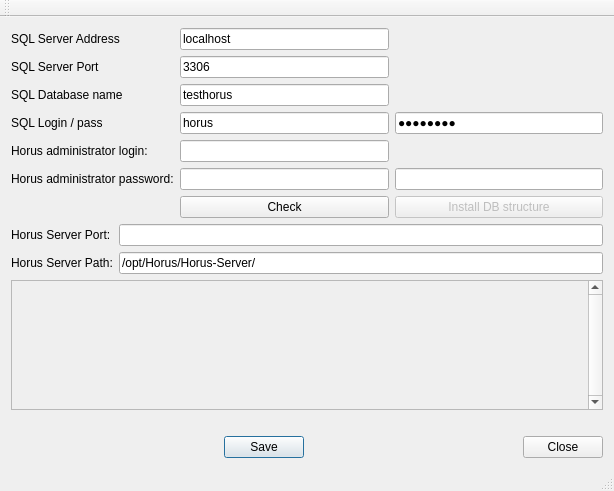
<?xml version="1.0" encoding="UTF-8"?>
<ui version="4.0">
 <class>MainWindowClass</class>
 <widget class="QMainWindow" name="MainWindowClass">
  <property name="geometry">
   <rect>
    <x>0</x>
    <y>0</y>
    <width>614</width>
    <height>491</height>
   </rect>
  </property>
  <property name="windowTitle">
   <string>Horus Server Configuration utility</string>
  </property>
  <property name="dockNestingEnabled">
   <bool>true</bool>
  </property>
  <widget class="QWidget" name="centralWidget">
   <property name="sizePolicy">
    <sizepolicy hsizetype="Expanding" vsizetype="Expanding">
     <horstretch>0</horstretch>
     <verstretch>0</verstretch>
    </sizepolicy>
   </property>
   <layout class="QGridLayout" name="gridLayout_3">
    <item row="0" column="0">
     <layout class="QGridLayout" name="gridLayout">
      <property name="sizeConstraint">
       <enum>QLayout::SetNoConstraint</enum>
      </property>
      <item row="0" column="2">
       <widget class="QLabel" name="label">
        <property name="text">
         <string>SQL Server Address</string>
        </property>
       </widget>
      </item>
      <item row="0" column="3">
       <widget class="QLineEdit" name="lineEdit">
        <property name="text">
         <string>localhost</string>
        </property>
       </widget>
      </item>
      <item row="1" column="3">
       <widget class="QLineEdit" name="lineEdit_2">
        <property name="text">
         <string>3306</string>
        </property>
       </widget>
      </item>
      <item row="2" column="3">
       <widget class="QLineEdit" name="lineEdit_3">
        <property name="text">
         <string>testhorus</string>
        </property>
       </widget>
      </item>
      <item row="3" column="3">
       <widget class="QLineEdit" name="lineEdit_4">
        <property name="text">
         <string>horus</string>
        </property>
       </widget>
      </item>
      <item row="1" column="2">
       <widget class="QLabel" name="label_3">
        <property name="text">
         <string>SQL Server Port</string>
        </property>
       </widget>
      </item>
      <item row="2" column="2">
       <widget class="QLabel" name="label_4">
        <property name="text">
         <string>SQL Database name</string>
        </property>
       </widget>
      </item>
      <item row="3" column="2">
       <widget class="QLabel" name="label_5">
        <property name="text">
         <string>SQL Login / pass</string>
        </property>
       </widget>
      </item>
      <item row="3" column="4">
       <widget class="QLineEdit" name="lineEdit_9">
        <property name="text">
         <string>horuspwd</string>
        </property>
        <property name="echoMode">
         <enum>QLineEdit::Password</enum>
        </property>
       </widget>
      </item>
      <item row="6" column="3">
       <widget class="QPushButton" name="pushButton">
        <property name="text">
         <string>Check</string>
        </property>
        <property name="autoDefault">
         <bool>false</bool>
        </property>
        <property name="default">
         <bool>false</bool>
        </property>
        <property name="flat">
         <bool>false</bool>
        </property>
       </widget>
      </item>
      <item row="6" column="2">
       <widget class="QLabel" name="label_2">
        <property name="text">
         <string/>
        </property>
       </widget>
      </item>
      <item row="4" column="2">
       <widget class="QLabel" name="label_7">
        <property name="text">
         <string>Horus administrator login:</string>
        </property>
       </widget>
      </item>
      <item row="4" column="3">
       <widget class="QLineEdit" name="lineEdit_14"/>
      </item>
      <item row="5" column="2">
       <widget class="QLabel" name="label_10">
        <property name="text">
         <string>Horus administrator password:</string>
        </property>
       </widget>
      </item>
      <item row="5" column="3">
       <widget class="QLineEdit" name="lineEdit_11">
        <property name="echoMode">
         <enum>QLineEdit::Password</enum>
        </property>
       </widget>
      </item>
      <item row="5" column="4">
       <widget class="QLineEdit" name="lineEdit_15">
        <property name="echoMode">
         <enum>QLineEdit::Password</enum>
        </property>
       </widget>
      </item>
      <item row="6" column="4">
       <widget class="QPushButton" name="pushButton_4">
        <property name="enabled">
         <bool>false</bool>
        </property>
        <property name="text">
         <string>Install DB structure</string>
        </property>
       </widget>
      </item>
     </layout>
    </item>
    <item row="5" column="0">
     <layout class="QGridLayout" name="gridLayout_4">
      <item row="2" column="0">
       <widget class="QDialogButtonBox" name="buttonBox">
        <property name="standardButtons">
         <set>QDialogButtonBox::Save</set>
        </property>
       </widget>
      </item>
      <item row="1" column="0">
       <widget class="QLabel" name="label_6">
        <property name="text">
         <string/>
        </property>
       </widget>
      </item>
      <item row="2" column="1">
       <widget class="QDialogButtonBox" name="buttonBox_2">
        <property name="standardButtons">
         <set>QDialogButtonBox::Close</set>
        </property>
       </widget>
      </item>
     </layout>
    </item>
    <item row="3" column="0">
     <layout class="QGridLayout" name="gridLayout_2">
      <item row="3" column="1">
       <widget class="QLabel" name="label_9">
        <property name="text">
         <string>Horus Server Path:</string>
        </property>
       </widget>
      </item>
      <item row="2" column="2">
       <widget class="QLineEdit" name="lineEdit_13"/>
      </item>
      <item row="3" column="2">
       <widget class="QLineEdit" name="lineEdit_16">
        <property name="text">
         <string>/opt/Horus/Horus-Server/</string>
        </property>
       </widget>
      </item>
      <item row="2" column="1">
       <widget class="QLabel" name="label_11">
        <property name="text">
         <string>Horus Server Port:</string>
        </property>
       </widget>
      </item>
     </layout>
    </item>
    <item row="4" column="0">
     <layout class="QGridLayout" name="gridLayout_5">
      <item row="0" column="0">
       <widget class="QScrollArea" name="scrollArea">
        <property name="maximumSize">
         <size>
          <width>16777215</width>
          <height>16777215</height>
         </size>
        </property>
        <property name="midLineWidth">
         <number>1</number>
        </property>
        <property name="verticalScrollBarPolicy">
         <enum>Qt::ScrollBarAlwaysOn</enum>
        </property>
        <property name="horizontalScrollBarPolicy">
         <enum>Qt::ScrollBarAlwaysOff</enum>
        </property>
        <property name="widgetResizable">
         <bool>true</bool>
        </property>
        <widget class="QWidget" name="scrollAreaWidgetContents">
         <property name="geometry">
          <rect>
           <x>0</x>
           <y>0</y>
           <width>579</width>
           <height>76</height>
          </rect>
         </property>
        </widget>
       </widget>
      </item>
     </layout>
    </item>
   </layout>
  </widget>
  <widget class="QMenuBar" name="menuBar">
   <property name="geometry">
    <rect>
     <x>0</x>
     <y>0</y>
     <width>614</width>
     <height>25</height>
    </rect>
   </property>
  </widget>
  <widget class="QToolBar" name="mainToolBar">
   <attribute name="toolBarArea">
    <enum>TopToolBarArea</enum>
   </attribute>
   <attribute name="toolBarBreak">
    <bool>false</bool>
   </attribute>
  </widget>
  <widget class="QStatusBar" name="statusBar"/>
 </widget>
 <layoutdefault spacing="6" margin="11"/>
 <resources/>
 <connections/>
</ui>
